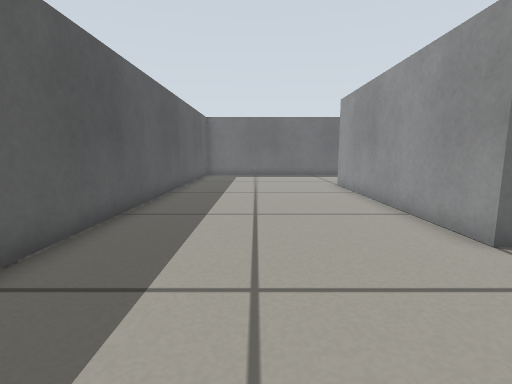
[1] (above)

17 first-person views from a walk through a world built for the Gazebo simulator. The camera is 0.39 m above the floor, tilts 8° down and sees 85° across. The floor is counted in squares, 0.25 m on a side. Each view is taken from the middle of a square. On the plan, view 1 faces up. The plan holds only what a view shows up to about 14 squares ahead; the rest is blank.

[2]
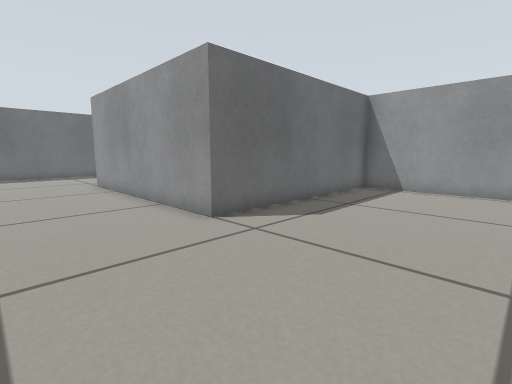

[3]
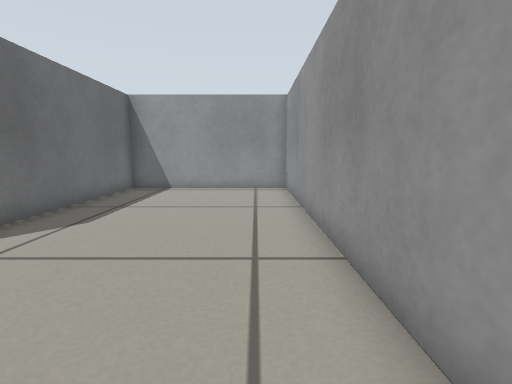

[4]
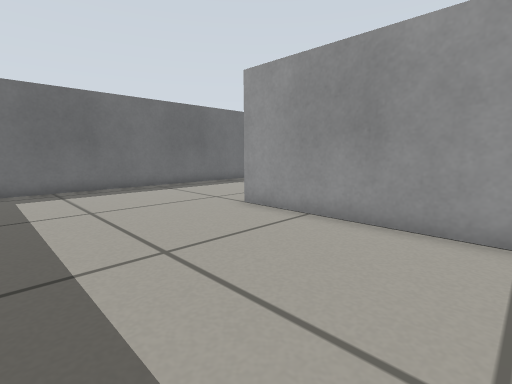

[5]
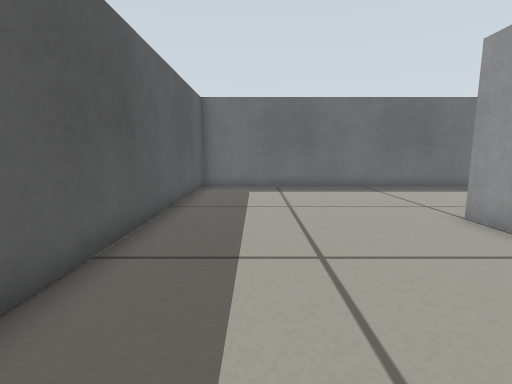

[6]
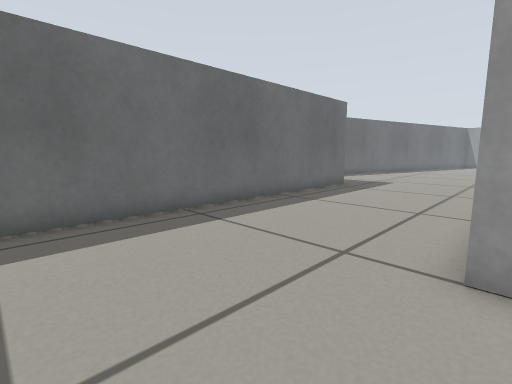

[7]
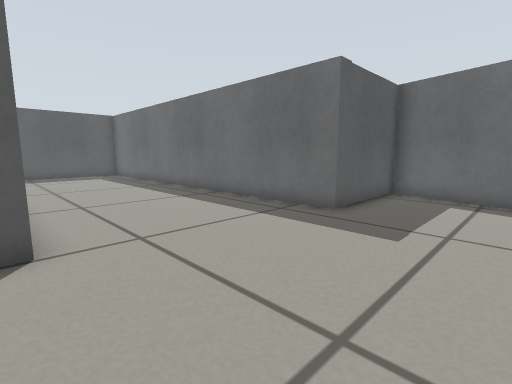

[8]
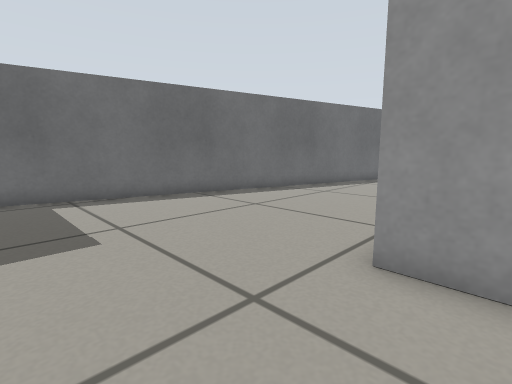

[9]
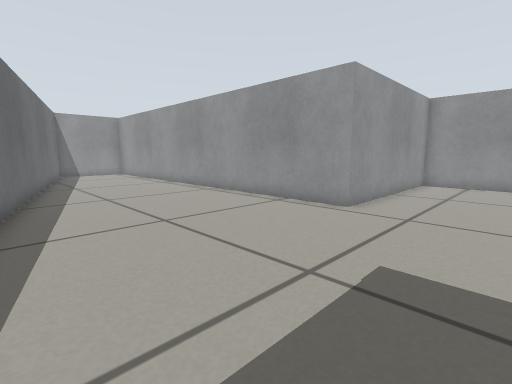

[10]
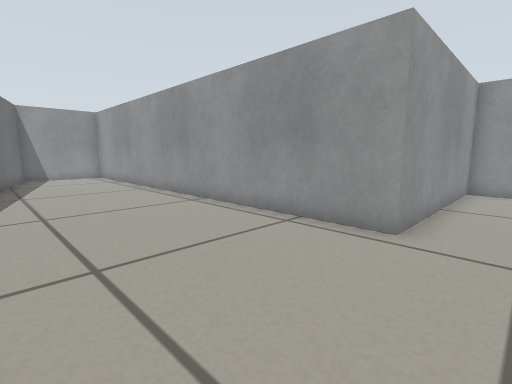

[11]
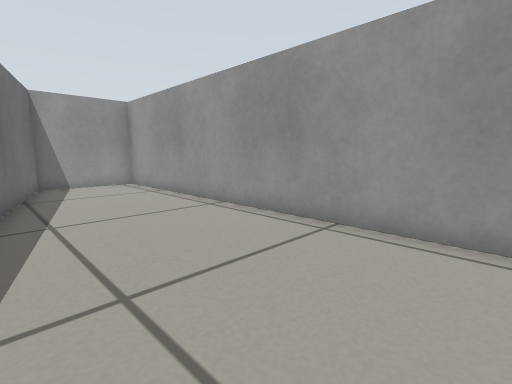

[12]
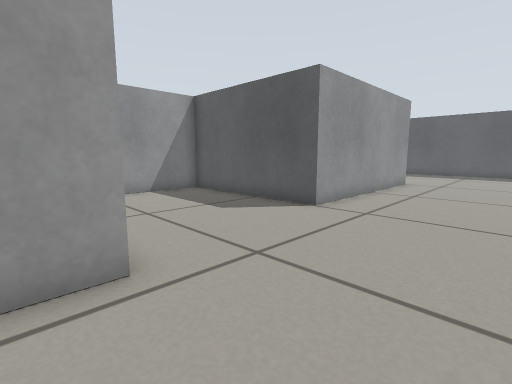

[13]
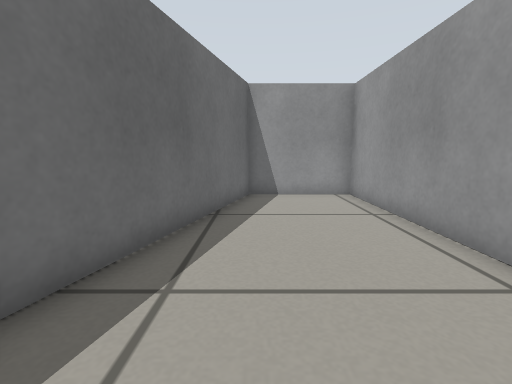

[14]
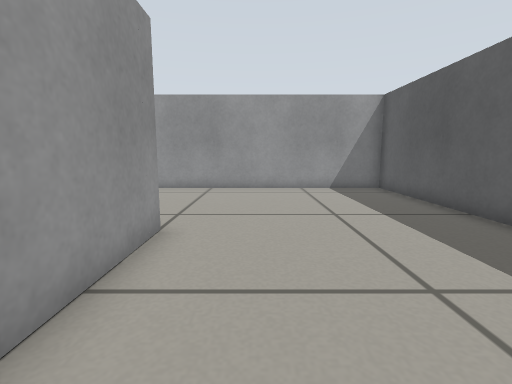

[15]
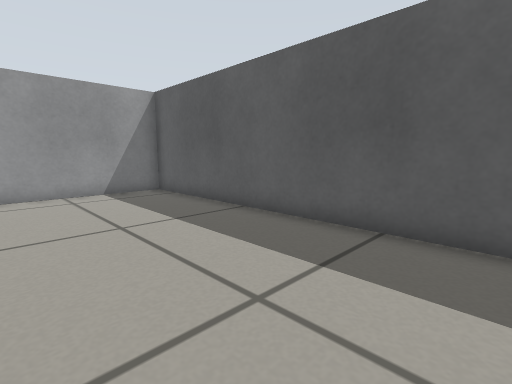

[16]
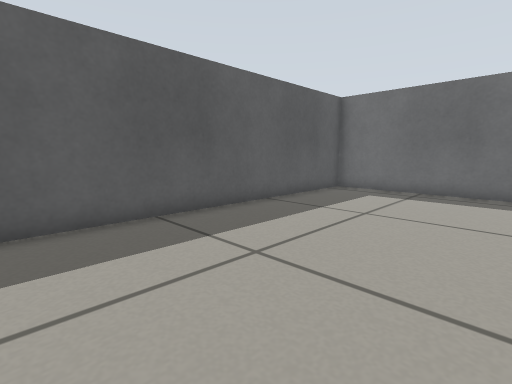

[17]
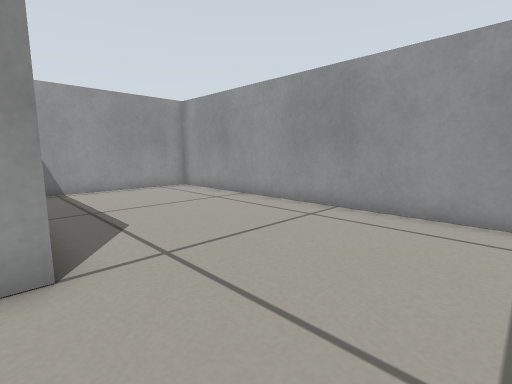

### Floor plan
Points are (right, up) in squares from view 1. A wall is a line through its corners. A room is listed if a view was taken in it or the views show most of it. See-through windows are left out.
Room 1 (views 1, 2, 3, 4, 5, 6, 7, 8, 9, 10, 11, 12, 13, 14, 15, 16, 17)
walls: (11.9, 13.5) (11.9, 7.1) (17.7, 7.1) (17.7, 14.5) (35.4, 14.5) (35.4, 18.3) (13.2, 24.2) (13.2, 19.9) (-3.5, 19.9) (-3.5, -2.3) (12.3, -2.3) (12.3, 4.5) (3.9, 4.5) (3.9, 13.5) (11.9, 13.5)

Positions as (right, up) in squares from view 1, and headings:
1: (0, 0), facing up
2: (0, -1), facing up-right
3: (0, -1), facing right
4: (-2, 7), facing up-right
5: (-1, 7), facing up
6: (0, 13), facing up-right
7: (17, 13), facing up-left
8: (14, 13), facing up-right
9: (14, 22), facing down-right
10: (16, 20), facing down-right
11: (21, 20), facing down-right
12: (19, 18), facing down-left
13: (25, 18), facing right
14: (2, 10), facing down
15: (2, 9), facing down-left
16: (3, 8), facing up-left
17: (0, 5), facing down-right
